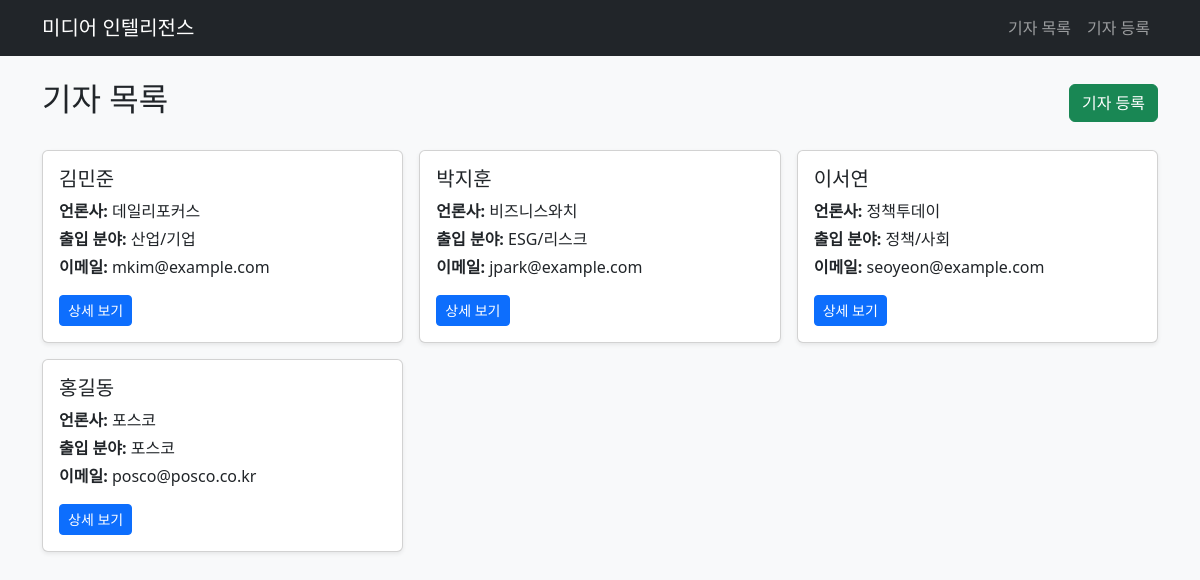
Page /reporters on the committed database.
### tables this page shows
CREATE TABLE reporters (
            id INTEGER PRIMARY KEY AUTOINCREMENT,
            name TEXT NOT NULL,
            media_company TEXT NOT NULL,
            beat TEXT NOT NULL,
            email TEXT,
            notes TEXT
        );

### app.py (the view)
@app.route("/reporters")
def reporter_list():
    reporters = get_all_reporters()
    return render_template("reporter_list.html", reporters=reporters)

### app.py (called while the page is built, shortened)
def get_database_connection():
    if "db" not in g:
        g.db = sqlite3.connect(app.config["DATABASE"])
        g.db.row_factory = sqlite3.Row
    return g.db

@app.teardown_appcontext
def close_database_connection(error):
    db = g.pop("db", None)
    if db is not None:
        db.close()

def create_tables_if_needed():
    db = get_database_connection()
    db.execute(
        """
        CREATE TABLE IF NOT EXISTS reporters (
            id INTEGER PRIMARY KEY AUTOINCREMENT,
            name TEXT NOT NULL,
            media_company TEXT NOT NULL,
            beat TEXT NOT NULL,
            email TEXT,
            notes TEXT
        )
        """
    )
    db.execute(
        """
        CREATE TABLE IF NOT EXISTS articles (
            id INTEGER PRIMARY KEY AUTOINCREMENT,
            reporter_id INTEGER NOT NULL,
            title TEXT NOT NULL,
            content TEXT NOT NULL,
            published_date TEXT NOT NULL,
            feedback_count INTEGER DEFAULT 0,
            FOREIGN KEY (reporter_id) REFERENCES reporters (id)
        )
        """
    )
    db.commit()

def seed_sample_data_if_empty():
    db = get_database_connection()
    reporter_count = db.execute("SELECT COUNT(*) AS count FROM reporters").fetchone()["count"]
    if reporter_count > 0:
        return

def get_all_reporters():
    db = get_database_connection()
    return db.execute(
        """
        SELECT id, name, media_company, beat, email, notes
        FROM reporters
        ORDER BY name
        """
    ).fetchall()

@app.before_request
def prepare_database():
    create_tables_if_needed()
    seed_sample_data_if_empty()

### templates/reporter_list.html
{% extends "base.html" %}
{% block content %}
<div class="d-flex justify-content-between align-items-center mb-4">
    <h2>기자 목록</h2>
    <a href="{{ url_for('reporter_create') }}" class="btn btn-success">기자 등록</a>
</div>
<div class="row g-3">
    {% for reporter in reporters %}
        <div class="col-md-4">
            <div class="card h-100 shadow-sm">
                <div class="card-body">
                    <h5 class="card-title">{{ reporter.name }}</h5>
                    <p class="mb-1"><strong>언론사:</strong> {{ reporter.media_company }}</p>
                    <p class="mb-1"><strong>출입 분야:</strong> {{ reporter.beat }}</p>
                    <p class="mb-3"><strong>이메일:</strong> {{ reporter.email or '-' }}</p>
                    <a href="{{ url_for('reporter_detail', reporter_id=reporter.id) }}" class="btn btn-primary btn-sm">상세 보기</a>
                </div>
            </div>
        </div>
    {% endfor %}
</div>
{% endblock %}

### static/css/style.css (style rules this page uses)
body { background-color: #f8f9fa; }

### rows in the picture
reporters: name "김민준", media_company "데일리포커스", beat "산업/기업", email "mkim@example.com"
reporters: name "박지훈", media_company "비즈니스와치", beat "ESG/리스크", email "jpark@example.com"
reporters: name "이서연", media_company "정책투데이", beat "정책/사회", email "seoyeon@example.com"
reporters: name "홍길동", media_company "포스코", beat "포스코", email "posco@posco.co.kr"
